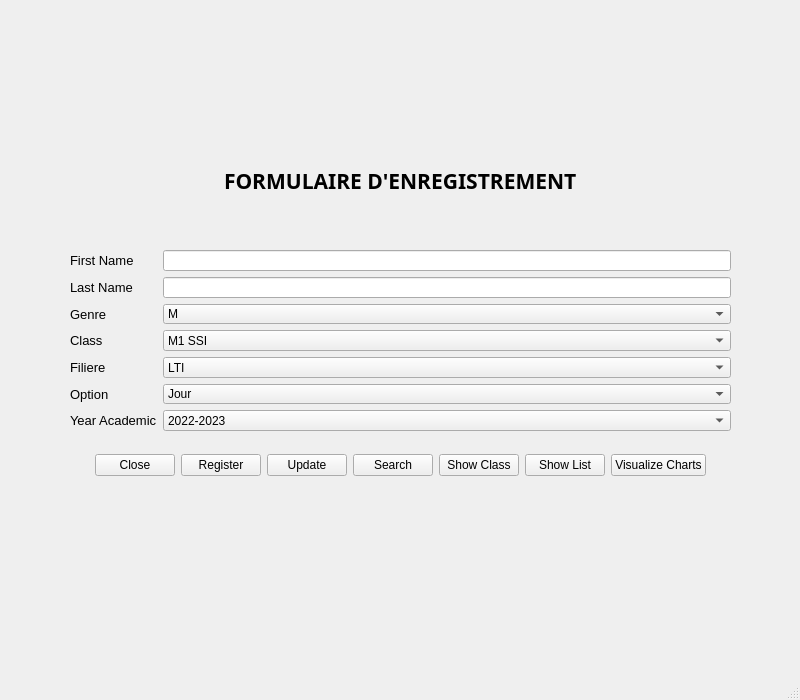
<?xml version="1.0" encoding="UTF-8"?>
<ui version="4.0">
 <class>Accueil</class>
 <widget class="QMainWindow" name="Accueil">
  <property name="windowModality">
   <enum>Qt::NonModal</enum>
  </property>
  <property name="enabled">
   <bool>true</bool>
  </property>
  <property name="geometry">
   <rect>
    <x>0</x>
    <y>0</y>
    <width>800</width>
    <height>700</height>
   </rect>
  </property>
  <property name="sizePolicy">
   <sizepolicy hsizetype="Preferred" vsizetype="Preferred">
    <horstretch>0</horstretch>
    <verstretch>0</verstretch>
   </sizepolicy>
  </property>
  <property name="minimumSize">
   <size>
    <width>800</width>
    <height>700</height>
   </size>
  </property>
  <property name="maximumSize">
   <size>
    <width>800</width>
    <height>700</height>
   </size>
  </property>
  <property name="sizeIncrement">
   <size>
    <width>200</width>
    <height>200</height>
   </size>
  </property>
  <property name="windowTitle">
   <string>Accueil</string>
  </property>
  <widget class="QWidget" name="centralwidget">
   <widget class="QWidget" name="formLayoutWidget">
    <property name="geometry">
     <rect>
      <x>70</x>
      <y>250</y>
      <width>661</width>
      <height>181</height>
     </rect>
    </property>
    <layout class="QFormLayout" name="formLayout">
     <item row="0" column="0">
      <widget class="QLabel" name="labelFirstName">
       <property name="font">
        <font>
         <family>Arial</family>
         <pointsize>10</pointsize>
        </font>
       </property>
       <property name="text">
        <string>First Name</string>
       </property>
      </widget>
     </item>
     <item row="0" column="1">
      <widget class="QLineEdit" name="lineEditFirstName"/>
     </item>
     <item row="1" column="0">
      <widget class="QLabel" name="labelLastName">
       <property name="font">
        <font>
         <family>Arial</family>
         <pointsize>10</pointsize>
        </font>
       </property>
       <property name="text">
        <string>Last Name</string>
       </property>
      </widget>
     </item>
     <item row="1" column="1">
      <widget class="QLineEdit" name="lineEditLastName"/>
     </item>
     <item row="2" column="0">
      <widget class="QLabel" name="labelSexe">
       <property name="font">
        <font>
         <family>Arial</family>
         <pointsize>10</pointsize>
        </font>
       </property>
       <property name="text">
        <string>Genre</string>
       </property>
      </widget>
     </item>
     <item row="2" column="1">
      <widget class="QComboBox" name="comboBoxSexe">
       <item>
        <property name="text">
         <string>M</string>
        </property>
       </item>
       <item>
        <property name="text">
         <string>F</string>
        </property>
       </item>
      </widget>
     </item>
     <item row="3" column="0">
      <widget class="QLabel" name="labelClass">
       <property name="font">
        <font>
         <family>Arial</family>
         <pointsize>10</pointsize>
        </font>
       </property>
       <property name="text">
        <string>Class</string>
       </property>
      </widget>
     </item>
     <item row="3" column="1">
      <widget class="QComboBox" name="comboBoxClass">
       <item>
        <property name="text">
         <string>M1 SSI</string>
        </property>
       </item>
       <item>
        <property name="text">
         <string>M1 ISI</string>
        </property>
       </item>
       <item>
        <property name="text">
         <string>INGC2</string>
        </property>
       </item>
       <item>
        <property name="text">
         <string>INGC1</string>
        </property>
       </item>
       <item>
        <property name="text">
         <string>M2 ISI</string>
        </property>
       </item>
       <item>
        <property name="text">
         <string>L3 ASR</string>
        </property>
       </item>
       <item>
        <property name="text">
         <string>RT3</string>
        </property>
       </item>
       <item>
        <property name="text">
         <string>M1 MTM</string>
        </property>
       </item>
       <item>
        <property name="text">
         <string>LTI1</string>
        </property>
       </item>
       <item>
        <property name="text">
         <string>LTI3</string>
        </property>
       </item>
       <item>
        <property name="text">
         <string>LMEN1</string>
        </property>
       </item>
      </widget>
     </item>
     <item row="4" column="0">
      <widget class="QLabel" name="labelDepartment">
       <property name="font">
        <font>
         <family>Arial</family>
         <pointsize>10</pointsize>
        </font>
       </property>
       <property name="text">
        <string>Filiere</string>
       </property>
      </widget>
     </item>
     <item row="4" column="1">
      <widget class="QComboBox" name="comboBoxFiliere">
       <item>
        <property name="text">
         <string>LTI</string>
        </property>
       </item>
       <item>
        <property name="text">
         <string>INGC</string>
        </property>
       </item>
       <item>
        <property name="text">
         <string>MISI</string>
        </property>
       </item>
       <item>
        <property name="text">
         <string>MSSI</string>
        </property>
       </item>
       <item>
        <property name="text">
         <string>MTM</string>
        </property>
       </item>
       <item>
        <property name="text">
         <string>ASR</string>
        </property>
       </item>
       <item>
        <property name="text">
         <string>LMEN</string>
        </property>
       </item>
      </widget>
     </item>
     <item row="6" column="0">
      <widget class="QLabel" name="labelYearAcademic">
       <property name="font">
        <font>
         <family>Arial</family>
         <pointsize>10</pointsize>
        </font>
       </property>
       <property name="text">
        <string>Year Academic</string>
       </property>
      </widget>
     </item>
     <item row="6" column="1">
      <widget class="QComboBox" name="comboBoxYearAcademic">
       <item>
        <property name="text">
         <string>2022-2023</string>
        </property>
       </item>
       <item>
        <property name="text">
         <string>2021-2022</string>
        </property>
       </item>
       <item>
        <property name="text">
         <string>2020-2021</string>
        </property>
       </item>
       <item>
        <property name="text">
         <string>2019-2020</string>
        </property>
       </item>
       <item>
        <property name="text">
         <string>2018-2019</string>
        </property>
       </item>
      </widget>
     </item>
     <item row="5" column="1">
      <widget class="QComboBox" name="comboBoxOption">
       <item>
        <property name="text">
         <string>Jour</string>
        </property>
       </item>
       <item>
        <property name="text">
         <string>Soir</string>
        </property>
       </item>
      </widget>
     </item>
     <item row="5" column="0">
      <widget class="QLabel" name="label_6">
       <property name="font">
        <font>
         <family>Arial</family>
         <pointsize>10</pointsize>
        </font>
       </property>
       <property name="text">
        <string>Option</string>
       </property>
      </widget>
     </item>
    </layout>
   </widget>
   <widget class="QWidget" name="gridLayoutWidget">
    <property name="geometry">
     <rect>
      <x>70</x>
      <y>450</y>
      <width>661</width>
      <height>31</height>
     </rect>
    </property>
    <layout class="QGridLayout" name="gridLayout">
     <item row="0" column="4">
      <widget class="QPushButton" name="pushButtonSearch">
       <property name="text">
        <string>Search</string>
       </property>
      </widget>
     </item>
     <item row="0" column="7">
      <widget class="QPushButton" name="pushButtonVisualizeCharts">
       <property name="text">
        <string>Visualize Charts</string>
       </property>
      </widget>
     </item>
     <item row="0" column="2">
      <widget class="QPushButton" name="pushButtonRegister">
       <property name="text">
        <string>Register</string>
       </property>
      </widget>
     </item>
     <item row="0" column="9">
      <spacer name="horizontalSpacer_2">
       <property name="orientation">
        <enum>Qt::Horizontal</enum>
       </property>
       <property name="sizeHint" stdset="0">
        <size>
         <width>40</width>
         <height>20</height>
        </size>
       </property>
      </spacer>
     </item>
     <item row="0" column="3">
      <widget class="QPushButton" name="pushButtonUpdate">
       <property name="text">
        <string>Update</string>
       </property>
      </widget>
     </item>
     <item row="0" column="6">
      <widget class="QPushButton" name="pushButtonShowList">
       <property name="text">
        <string>Show List</string>
       </property>
      </widget>
     </item>
     <item row="0" column="0">
      <spacer name="horizontalSpacer">
       <property name="orientation">
        <enum>Qt::Horizontal</enum>
       </property>
       <property name="sizeHint" stdset="0">
        <size>
         <width>40</width>
         <height>20</height>
        </size>
       </property>
      </spacer>
     </item>
     <item row="0" column="1">
      <widget class="QPushButton" name="pushButtonClose">
       <property name="text">
        <string>Close</string>
       </property>
      </widget>
     </item>
     <item row="0" column="5">
      <widget class="QPushButton" name="pushButtonShowClass">
       <property name="text">
        <string>Show Class</string>
       </property>
      </widget>
     </item>
    </layout>
   </widget>
   <widget class="QWidget" name="horizontalLayoutWidget">
    <property name="geometry">
     <rect>
      <x>70</x>
      <y>150</y>
      <width>661</width>
      <height>61</height>
     </rect>
    </property>
    <layout class="QHBoxLayout" name="horizontalLayout">
     <item>
      <spacer name="horizontalSpacer_3">
       <property name="orientation">
        <enum>Qt::Horizontal</enum>
       </property>
       <property name="sizeHint" stdset="0">
        <size>
         <width>40</width>
         <height>20</height>
        </size>
       </property>
      </spacer>
     </item>
     <item>
      <widget class="QLabel" name="label">
       <property name="font">
        <font>
         <family>Arial Black</family>
         <pointsize>16</pointsize>
         <weight>75</weight>
         <italic>false</italic>
         <bold>true</bold>
        </font>
       </property>
       <property name="text">
        <string>FORMULAIRE D'ENREGISTREMENT</string>
       </property>
      </widget>
     </item>
     <item>
      <spacer name="horizontalSpacer_4">
       <property name="orientation">
        <enum>Qt::Horizontal</enum>
       </property>
       <property name="sizeHint" stdset="0">
        <size>
         <width>40</width>
         <height>20</height>
        </size>
       </property>
      </spacer>
     </item>
    </layout>
   </widget>
  </widget>
  <widget class="QMenuBar" name="menubar">
   <property name="geometry">
    <rect>
     <x>0</x>
     <y>0</y>
     <width>800</width>
     <height>21</height>
    </rect>
   </property>
  </widget>
  <widget class="QStatusBar" name="statusbar"/>
 </widget>
 <resources/>
 <connections/>
</ui>
